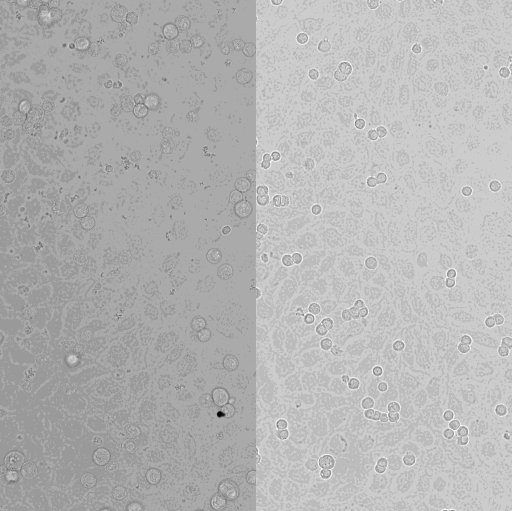
#> input picture fig3/v2/runs/optimise_by_eye_cancer_r1/agent_folder/image.tif, 1024 x 1022 px, found by its file name (shown at 1/2 size)
$ python code_as_returned.py
#> lines starting #> are read from the running program, lines starting #| are printed output that depends on the picture; after the words box and inside, x2 and y2 are one past the last pixel; in counts of white or black regions, pixels touching at a corner belong together
#!/usr/bin/env python
"""Segment cancer cells on an endothelial monolayer (brightfield/phase) and
measure area (µm²) and aspect ratio.

Input : image.tif  (working directory)
Output: labels.tif, measurements.csv, qc_overlay.png
"""
import numpy as np
import pandas as pd
import tifffile
from scipy import ndimage as ndi
from skimage import filters, morphology, measure, segmentation, feature, io, color

# ---------------- parameters (tune these) ----------------
PIXEL_SIZE_UM = None      # µm/pixel; None = read from TIFF metadata, else set it here
FALLBACK_PIXEL_SIZE = 1.0 # used (with a warning) if metadata has no calibration
BG_SIGMA = 25             # px, background / local-contrast scale (> cell diameter)
EDGE_SIGMA = 1.5          # px, smoothing before gradient
MIN_DIAM_UM = 8           # smaller objects are treated as debris
MAX_DIAM_UM = 40          # larger objects are treated as artefacts/clumps
MIN_SOLIDITY = 0.85       # removes ragged debris
SPLIT_MIN_DIST_UM = 5     # min distance between cell centres for watershed
# ----------------------------------------------------------


def get_pixel_size(path):
    """Return µm/pixel from TIFF tags (ImageJ or standard resolution), or None."""
    with tifffile.TiffFile(path) as tf:
        page = tf.pages[0]
        unit = None
        ij = tf.imagej_metadata or {}
        unit = ij.get("unit")
        xres = page.tags.get("XResolution")
        if xres is None:
            return None
        num, den = xres.value
        if num == 0:
            return None
        px = den / num  # length unit per pixel
        if unit is None:
            ru = page.tags.get("ResolutionUnit")
            ru = ru.value if ru is not None else 1
            unit = {2: "inch", 3: "cm"}.get(int(ru), None)
        factor = {"micron": 1, "µm": 1, "um": 1, "\u00b5m": 1,
                  "nm": 1e-3, "mm": 1e3, "cm": 1e4, "inch": 25400}.get(unit)
        if factor is None:
            return None
        px_um = px * factor
        # ignore the default 1 px/inch-style placeholder values
        return px_um if 0.01 < px_um < 100 else None


def main():
    path = "image.tif"
    img = tifffile.imread(path)
#> img is the input picture: shape (1022, 1024) uint16; min 151, max 4095, mean 2826.1
    if img.ndim == 3:  # RGB or multichannel -> single grey channel
        img = img[..., :3].mean(axis=-1) if img.shape[-1] in (3, 4) else img[0]
    img = img.astype(np.float32)

    px = PIXEL_SIZE_UM or get_pixel_size(path)
    if px is None:
        px = FALLBACK_PIXEL_SIZE
        print(f"WARNING: no pixel size found; using {px} µm/px. "
              "Set PIXEL_SIZE_UM for correct areas.")
    print(f"Pixel size: {px:.4f} µm/px")

    # 1. local background removal + contrast normalisation
    #    (handles the very different brightness of the two halves)
    mu = filters.gaussian(img, BG_SIGMA)
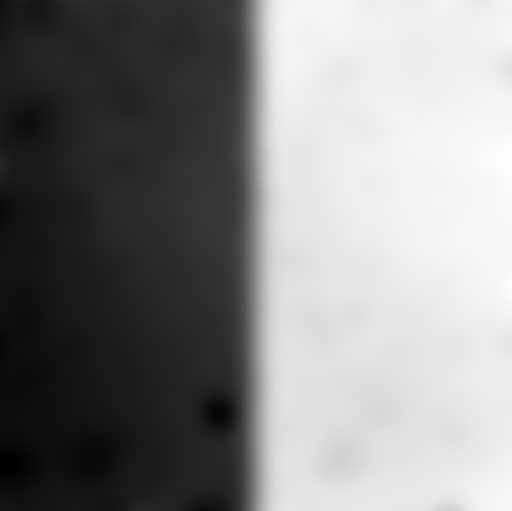
#> mu: shape (1022, 1024) float32 (shown at 1/2 size); min 2485.3, max 3132.8, mean 2826.1; drawn with min black and max white
    d = img - mu
    sd = np.sqrt(filters.gaussian(d ** 2, BG_SIGMA)) + 1e-6
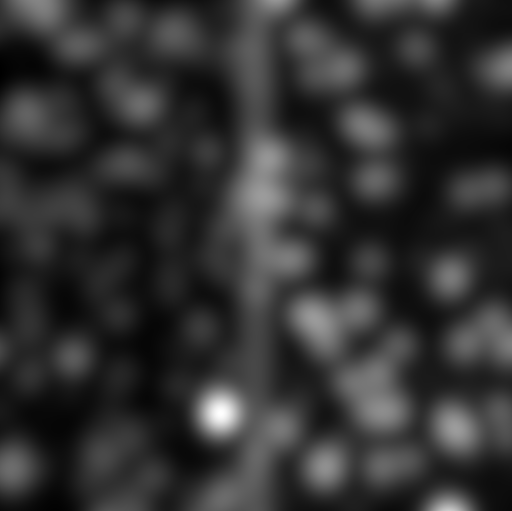
#> sd: shape (1022, 1024) float32 (shown at 1/2 size); min 30.13, max 418.5, mean 107.6; drawn with min black and max white
    norm = d / sd

    # 2. edge-strength map: cancer cells have strong dark-rim/bright-halo edges,
    #    the endothelial layer does not
    edges = filters.sobel(filters.gaussian(norm, EDGE_SIGMA))
    edges = filters.gaussian(edges, 1)
    mask = edges > filters.threshold_otsu(edges)
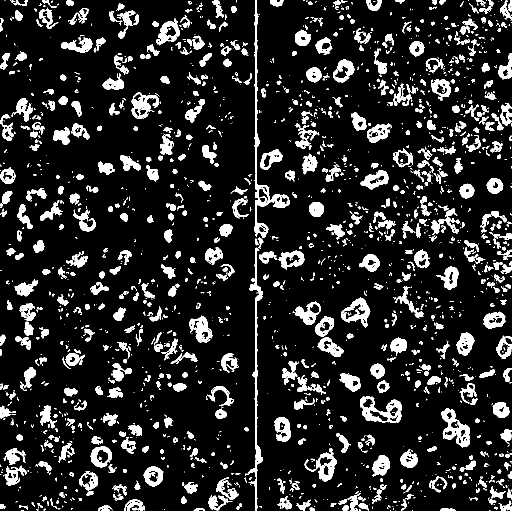
#> mask: shape (1022, 1024) bool (shown at 1/2 size); 14% white; 1951 white regions (1149 under 20 px), largest, box (x1, y1, x2, y2) and area: (509, 0, 580, 476) 3522, (495, 495, 526, 1022) 2902, (720, 793, 804, 846) 1948

    # 3. turn rings into solid objects
    mask = morphology.binary_closing(mask, morphology.disk(3))
#> mask: shape (1022, 1024) bool; 16.8% white; 1086 white regions (534 under 20 px), largest, box (x1, y1, x2, y2) and area: (489, 0, 609, 1022) 9120, (787, 293, 896, 380) 2513, (720, 793, 804, 846) 2256
    mask = ndi.binary_fill_holes(mask)
#> mask: shape (1022, 1024) bool; 17.7% white; 1084 white regions (532 under 20 px), largest, box (x1, y1, x2, y2) and area: (489, 0, 609, 1022) 9810, (787, 293, 896, 380) 3219, (720, 793, 804, 846) 2901
    mask = morphology.binary_opening(mask, morphology.disk(3))
#> mask: shape (1022, 1024) bool; 15% white; 501 white regions, largest, box (x1, y1, x2, y2) and area: (720, 793, 804, 846) 2889, (883, 816, 940, 895) 2531, (630, 632, 687, 713) 2181

    min_area_px = np.pi * (MIN_DIAM_UM / 2 / px) ** 2
    max_area_px = np.pi * (MAX_DIAM_UM / 2 / px) ** 2
    mask = morphology.remove_small_objects(mask, int(min_area_px))

    # 4. split touching cells (watershed on distance transform)
    dist = ndi.distance_transform_edt(mask)
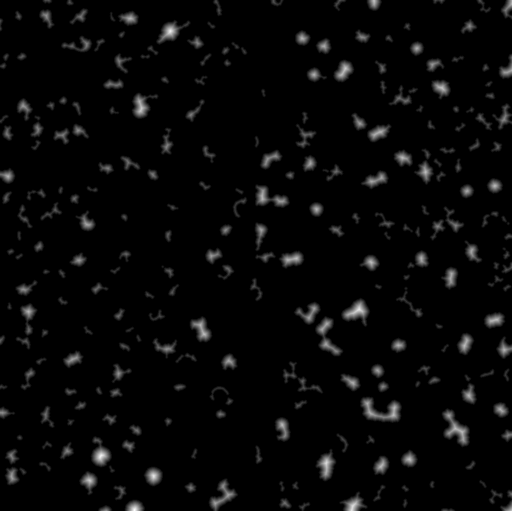
#> dist: shape (1022, 1024) float64 (shown at 1/2 size); min 0, max 20.02, mean 0.6; drawn with min black and max white
    dist = filters.gaussian(dist, 1)
    peaks = feature.peak_local_max(
        dist, min_distance=max(1, int(SPLIT_MIN_DIST_UM / px)),
        labels=measure.label(mask), exclude_border=False)
#> peaks = 374 pairs, first value 0 to 1021, second value 0 to 1023
    markers = np.zeros_like(mask, dtype=np.int32)
    markers[tuple(peaks.T)] = np.arange(1, len(peaks) + 1)
#> markers: shape (1022, 1024) int32; 375 distinct labels, from 0 to 374
    labels = segmentation.watershed(-dist, markers, mask=mask)
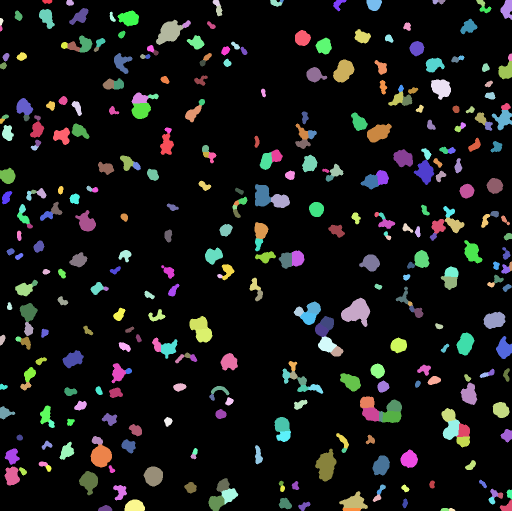
#> labels: shape (1022, 1024) int32 (shown at 1/2 size); 375 distinct labels, from 0 to 374; one colour per label, 0 black

    # 5. filter debris / artefacts by size and shape
    keep = np.zeros_like(labels)
    n = 0
    rows = []
    for r in measure.regionprops(labels):
        if not (min_area_px <= r.area <= max_area_px):
            continue
        if r.solidity < MIN_SOLIDITY:
            continue
        n += 1
        keep[labels == r.label] = n
        minor = max(r.minor_axis_length, 1e-6)
        rows.append({
            "label": n,
            "area_um2": r.area * px ** 2,
            "aspect_ratio": r.major_axis_length / minor,
        })
#> this loop made 374 passes
#> minor on passes 1 to 3: 7.92, 11.73, 12.35
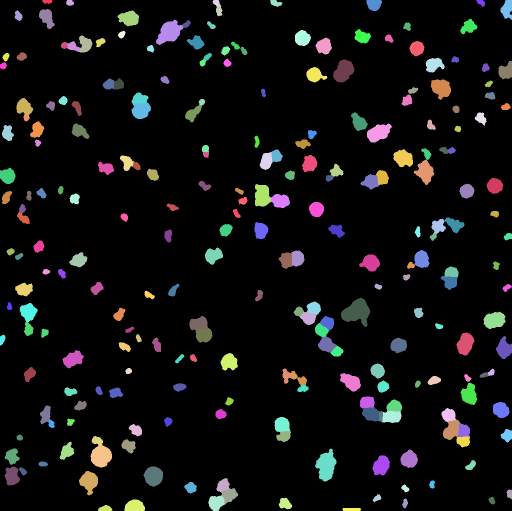
#> keep: shape (1022, 1024) int32 (shown at 1/2 size); 246 distinct labels, from 0 to 245; one colour per label, 0 black
#> after the loop, n = 245; rows = 245 items

    tifffile.imwrite("labels.tif", keep.astype(np.uint16))
    pd.DataFrame(rows, columns=["label", "area_um2", "aspect_ratio"]).to_csv(
        "measurements.csv", index=False)
    print(f"Counted {n} cancer cells")
#| Counted 245 cancer cells

    # QC overlay
    disp = (img - img.min()) / (np.ptp(img) + 1e-9)
    b = segmentation.find_boundaries(keep)
#> b: shape (1022, 1024) bool; 3.2% white in thin lines or dots
    ov = color.gray2rgb(disp)
    ov[b] = (1, 0, 0)
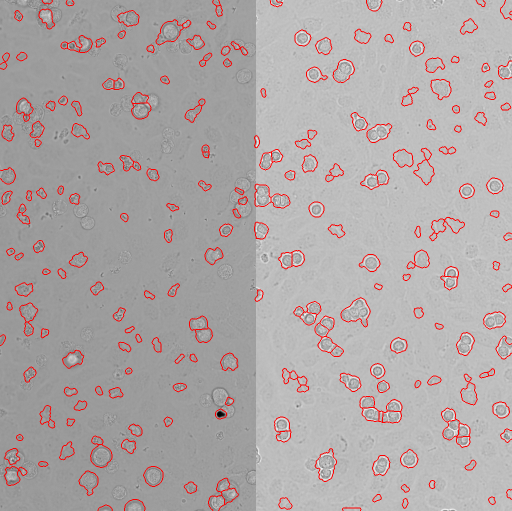
#> ov: shape (1022, 1024, 3) float32 (shown at 1/2 size); mean R, G, B 0.69, 0.658, 0.658
    io.imsave("qc_overlay.png", (ov * 255).astype(np.uint8), check_contrast=False)


if __name__ == "__main__":
    main()
